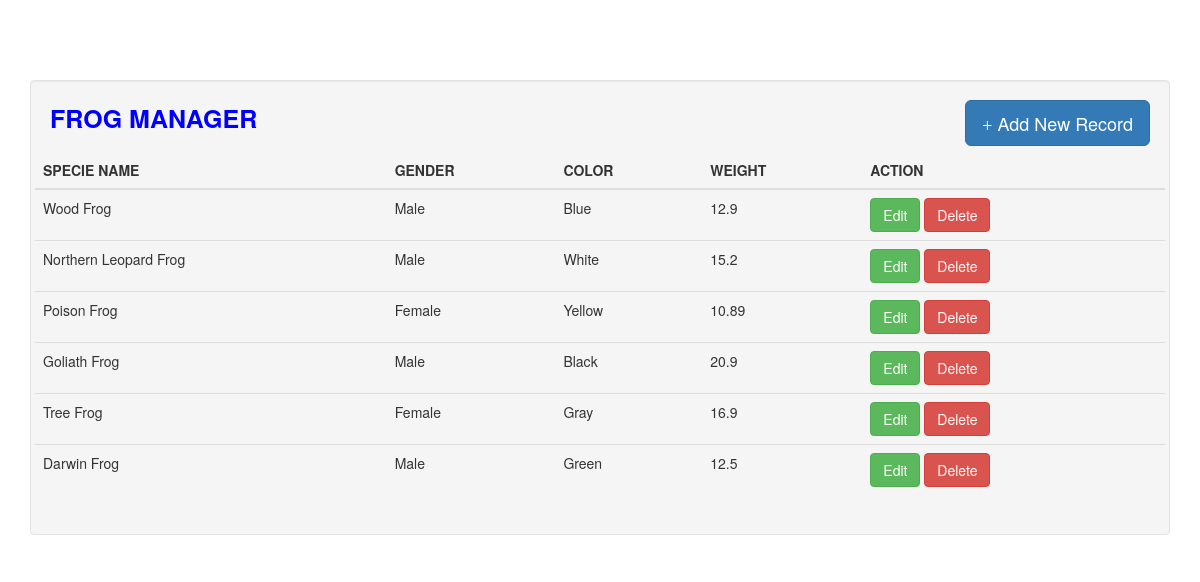
The page / on the database its author committed.
### tables this page shows
CREATE TABLE `tb_member` (
  `id` int(11) NOT NULL,
  `specie_name` varchar(255) NOT NULL,
  `gender` varchar(50) NOT NULL,
  `color` varchar(50) NOT NULL,
  `weight` varchar(50) NOT NULL,
  `create_at` timestamp(6) NOT NULL DEFAULT CURRENT_TIMESTAMP(6) ON UPDATE CURRENT_TIMESTAMP(6)
);

### classes/FrogController.php (called while the page is built, shortened)
<?php
class FrogController
{
    public function readData()
    {
        try {
            $dao = new Database();
            $conn = $dao->openConnection();
            $sql = "SELECT id,specie_name,gender, color, weight FROM `tb_member` ORDER BY id DESC";
            $resource = $conn->query($sql);
            $result = $resource->fetchAll(PDO::FETCH_ASSOC);
        } catch (PDOException $e) {
            echo "There is some problem in connection: " . $e->getMessage();
        }
        if (! empty($result)) {
            return $result;
        }
    }
}
?>

### list.php (the view)
<table class="table">
  <?php
if (! empty($result)) {
  echo ' <thead class="black white-text">
  <tr>
    <th scope="col">SPECIE NAME</th>
    <th scope="col">GENDER</th>
    <th scope="col">COLOR</th>
    <th scope="col">WEIGHT</th>
    <th scope="col">ACTION</th>
  </tr>
</thead>
<tbody>';
    foreach ($result as $key => $rows) {
   echo '<tr>
      <td>'.$rows['specie_name'].'</td>
      <td>'.$rows["gender"].'</td>
      <td>'.$rows["color"].'</td>
      <td>'.$rows["weight"].'</td>
      <td>
      <button class="btn btn-success btn-action bn-edit" id='.$rows["id"].'>Edit</button>
      <button class="btn btn-danger btn-action bn-delete" id='.$rows["id"].'>Delete</button>
      </td>
    </tr>'?>
    <?php
    }
}else{
  echo '<tr>
  <td style="text-align:center; font-size:1.6em;color:green"><strong>No Frog in your repository!</strong>, when you register a frog, it will appear here.</td>
</tr>';
}
?>
  </tbody>
</table>

### index.php (shortened to what this page needs)
<?php
include_once 'classes/FrogController.php';
$frogcontroller = new FrogController();
$result = $frogcontroller->readData();
?>
<!DOCTYPE html>
<html>
<head>
	<link rel="stylesheet" href="assets/css/bootstrap.min.css" />
    <link rel="stylesheet" type="text/css" href="assets/css/styles.css">
</head>
<body>
<div class="container">
	<div style="height:80px;"></div>
	<div class="well" style="margin-left:auto; margin-right:auto; padding:auto; width:100%;">
		<span style="font-size:25px; color:blue"><strong>FROG MANAGER</strong></span>
		<span class="pull-right">
        <a href="#" style="cursor:pointer;" class="btn btn-primary btn-lg bn-home">
        <span class="glyphicon glyphicon-plus"></span> Add New Record</a></span>
		<div style="height:15px;"></div>
        <div class="row" id="container">
        <?php require_once "list.php" ?>
        </div>
	</div>
</div>
</body>
</html>

### rows shown on the page
tb_member: specie_name "Wood Frog", gender "Male", color "Blue", weight "12.9"
tb_member: specie_name "Northern Leopard Frog", gender "Male", color "White", weight "15.2"
tb_member: specie_name "Poison Frog", gender "Female", color "Yellow", weight "10.89"
tb_member: specie_name "Goliath Frog", gender "Male", color "Black", weight "20.9"
tb_member: specie_name "Tree Frog", gender "Female", color "Gray", weight "16.9"
tb_member: specie_name "Darwin Frog", gender "Male", color "Green", weight "12.5"
